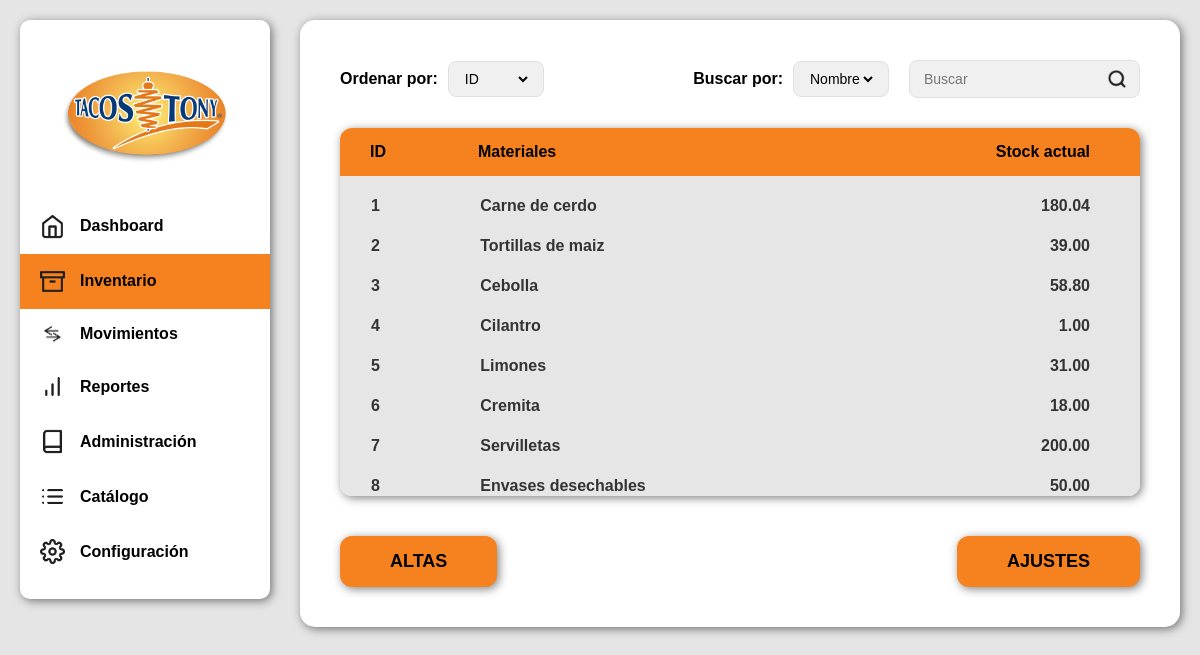
Page /barra_lateral/Inventario.php (signed in) on the committed database.
### tables this page shows
CREATE TABLE `t_materiales` (
  `id` int NOT NULL AUTO_INCREMENT,
  `nombre` varchar(45) NOT NULL,
  `existencias` decimal(6,2) NOT NULL,
  PRIMARY KEY (`id`)
);

### barra_lateral/Inventario.php (the view, shortened to what this page needs)
<?php include("../seguridad.php");
$link = Conectarse();
?>
<!DOCTYPE html>
<html lang="en">
<head>
</head>
<body>
    <div
        style="background-color: #FFFFFF; width: 250px; border-radius: 10px; padding-top: 20px; padding-bottom: 20px; margin-right: 30px; box-shadow: 2px 2px 10px rgba(0, 0, 0, .5); height: 100%">
        <div align="center">
            <a href="Dashboard.php">
                <img src="../Imagenes/Tacos_tony_logo.png" width="200" alt="Logo">
            </a>
        </div>
        <a href="Dashboard.php" class="menu-item">
            <img src="../Imagenes/icon-dash.png" width="25" name="Dashboard"> Dashboard
        </a>
        <a href="Inventario.php" class="menu-item activo">
            <img src="../Imagenes/icon-inv.png" width="25" name="Inventario"> Inventario
        </a>
        <a href="Movimientos.php" class="menu-item">
            <img src="../Imagenes/icon-mov.png" width="25" name="Movimientos"> Movimientos
        </a>
        <a href="Reportes.php" class="menu-item">
            <img src="../Imagenes/icon-repo.png" width="25" name="Reportes"> Reportes
        </a>
        <a href="Administracion.php" class="menu-item">
            <img src="../Imagenes/icon-admin.png" width="25" name="Administración"> Administración
        </a>
        <a href="Catalogo.php" class="menu-item">
            <img src="../Imagenes/icon-catalogo.png" width="25" name="Catálogo"> Catálogo
        </a>
        <div class="menu-dropdown">
            <a class="menu-item">
                <img src="../Imagenes/icon-config.png" width="25" name="Configuración"> Configuración
            </a>
        </div>
    </div>
    <div class="main-content">
        <div class="inventario-card">
            <div class="controles-top" style="justify-content: space-between;">
                <div class="control-grupo">
                    <label>Ordenar por:</label>
                    <div class="input-caja">
                        <select id="criterioOrdenar">
                            <option value="id">ID</option>
                        </select>
                    </div>
                </div>
                <div style="display: flex; gap: 20px;">
                    <div class="control-grupo">
                        <label>Buscar por:</label>
                        <div class="input-caja">
                            <select id="criterioBusqueda">
                                <option value="nombre">Nombre</option>
                            </select>
                        </div>
                    </div>
                    <div class="control-grupo">
                        <div class="input-caja">
                            <input type="text" id="textoBusqueda" placeholder="Buscar">
                            <span style="cursor: pointer; display: flex; align-items: center;">
                                <img src="../Imagenes/Search.png" alt="search" width="20" style="vertical-align: middle;">
                            </span>
                        </div>
                    </div>
                </div>
            </div>
            <div class="tabla-contenedor">
                <div class="tabla-header">
                    <div class="col-id">ID</div>
                    <div class="col-mat">Materiales</div>
                    <div class="col-stock">Stock actual</div>
                </div>
                <div class="tabla-body">
                    <table id="tablaInventario" style="width: 100%; border-collapse: collapse;">
                        <?php
                        $query = "SELECT id, nombre, existencias FROM t_materiales ORDER BY id";
                        $result = mysqli_query($link, $query) or die(mysqli_error($link));
                        while($row = mysqli_fetch_array($result)){
                            echo '<tr class="fila">';
                            echo '<td class="col-id">'.$row['id'].'</td>';
                            echo '<td class="col-mat">'.htmlspecialchars($row['nombre']).'</td>';
                            echo '<td class="col-stock">'.$row['existencias'].'</td>';
                            echo '</tr>';
                        }
                        ?>
                    </table>
                </div>
            </div>
            <div class="botones-bottom">
                <a href="Pant_inventario/Pant_altas/Altas1.php" class="btn-accion">ALTAS</a>
                <a href="Pant_inventario/Pant_ajustes/ajustes1.php" class="btn-accion">AJUSTES</a>
            </div>
        </div>
    </div>
</body>
</html>

### barra_lateral/Inventario.php (style rules this page uses)
body { font-family: Arial, sans-serif; background-color: #E5E5E5; margin: 0; padding: 20px; display: flex; }
.menu-item { padding: 15px 20px; color: #000000; font-weight: bold; text-decoration: none; display: flex; align-items: center; gap: 15px; }
.menu-item.activo { background-color: #f6821f; }
.main-content { flex-grow: 1; display: flex; align-items: center; justify-content: center; }
.inventario-card { background-color: #FFFFFF; border-radius: 15px; padding: 40px; width: 100%; max-width: 800px; box-shadow: 2px 2px 10px rgba(0, 0, 0, .5); }
.controles-top { display: flex; justify-content: flex-end; align-items: center; gap: 20px; margin-bottom: 30px; }
.control-grupo { display: flex; align-items: center; gap: 10px; font-weight: bold; }
.input-caja { background-color: #F0F0F0; border: 1px solid #E0E0E0; border-radius: 8px; padding: 8px 12px; display: flex; align-items: center; }
.input-caja select, .input-caja input { background: transparent; border: none; outline: none; font-size: 14px; }
.tabla-contenedor { border-radius: 12px; overflow: hidden; box-shadow: 2px 2px 10px rgba(0, 0, 0, .5); margin-bottom: 40px; }
.tabla-header { background: #f6821f; color: #000; font-weight: bold; display: flex; padding: 15px 30px; }
.tabla-body { background-color: #E6E6E6; height: 300px; overflow-y: auto; padding: 10px 0; }
.fila { display: flex; padding: 10px 30px; font-weight: bold; color: #333; }
.col-id { width: 15%; }
.col-mat { width: 55%; }
.col-stock { width: 30%; text-align: right; padding-right: 20px; }
.botones-bottom { display: flex; justify-content: space-between; }
.btn-accion { background: #f6821f; color: #000000; border: none; padding: 15px 50px; border-radius: 12px; font-weight: bold; font-size: 18px; cursor: pointer; box-shadow: 2px 2px 10px rgba(0, 0, 0, .5); text-decoration: none; text-align: center; }
.menu-dropdown { position: relative; }

### rows in the picture
t_materiales: id "1", nombre "Carne de cerdo", existencias "180.04"
t_materiales: id "2", nombre "Tortillas de maiz", existencias "39.00"
t_materiales: id "3", nombre "Cebolla", existencias "58.80"
t_materiales: id "4", nombre "Cilantro", existencias "1.00"
t_materiales: id "5", nombre "Limones", existencias "31.00"
t_materiales: id "6", nombre "Cremita", existencias "18.00"
t_materiales: id "7", nombre "Servilletas", existencias "200.00"
t_materiales: id "8", nombre "Envases desechables", existencias "50.00"
